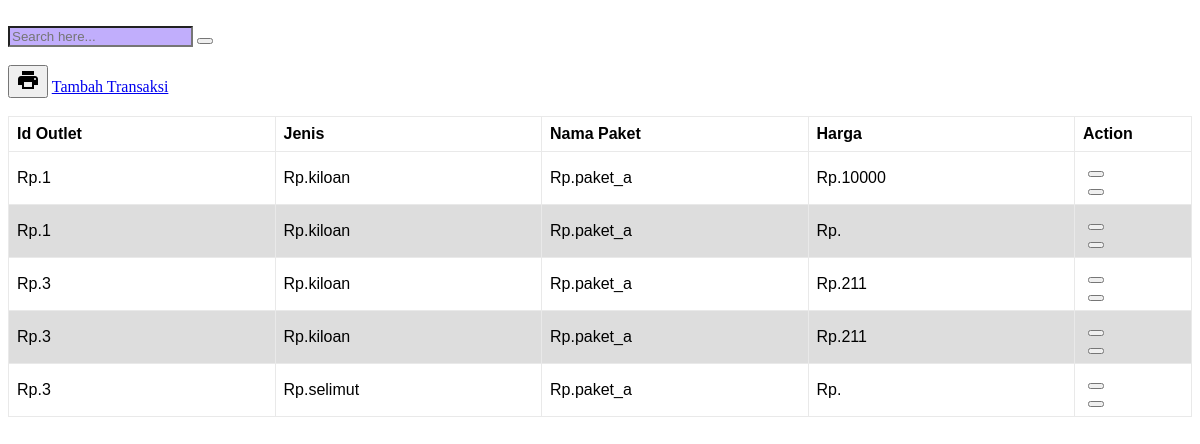
Screenshot of /admin/transaksi_list.php with the database file from the repository.
### tables this page shows
CREATE TABLE `transaksi` (
  `id_outlet` int(11) NOT NULL,
  `jenis` varchar(20) NOT NULL,
  `nama_paket` varchar(20) NOT NULL,
  `harga` varchar(20) NOT NULL
);

### admin/transaksi_list.php (the view, shortened to what this page needs)
<!DOCTYPE html>
<html lang="en">
<head>
    <?php
    include "../db/koneksi.php";
    ?>
</head>
<body>
    <form action="" method="post" style="width: 300px;">
        <div class="form-group">
            <input type="text" name="cari2" style="background-color: #C1AEFC;" placeholder="Search here...">
            <button class="btn" type="submit"><i class='bx bx-search-alt icon'></i> </button>
        </div>
    </form><br>
    <button class="btn btn-primary mx-2 mt-5" onclick="printDiv('print')" type="submit" data-toggle="print" data-placement="right" title="print"><span class="material-icons">print</span></button>
    <a href="index.php?admin=transaksi-add" class="btn btn-success"> Tambah Transaksi</a><br><br>
    <div class="container" id="print">
        <table class="table">
            <thead>
                <tr>
                    <th scope="col">Id Outlet</th>
                    <th scope="col">Jenis</th>
                    <th scope="col">Nama Paket</th>
                    <th scope="col">Harga</th>
                    <th scope="col">Action</th>
                </tr>
            </thead>
            <tbody>
                <?php
                $query = "SELECT * FROM transaksi";
                $select = $koneksi->query($query);
                while ($data = mysqli_fetch_array($select)) {
                ?>
                    <tr>
                        <td>Rp.<?php echo $data["id_outlet"] ?></td>
                        <td>Rp.<?php echo $data["jenis"] ?></td>
                        <td>Rp.<?php echo $data["nama_paket"] ?></td>
                        <td>Rp.<?php echo $data["harga"] ?></td>
                        <td><a href="index.php?admin=transaksi-edit&id=<?php echo $data['id_outlet'] ?>"><button type="submit" class="btn "><i class="bx bxs-edit icons"></i></button></a></br>
                            <a href="transaksi_delete.php?id=<?php echo $data['id_outlet'] ?>"><button type="submit" class="btn "><i class="bx bxs-trash icons"></i></button></a>
                        </td>
                    </tr>
                <?php
                }
                ?>
            </tbody>
        </table>
    </div>
</body>
</html>

### admin/transaksi_list.php (style rules this page uses)
table.table { table-layout: fixed; }
table.table tr th, table.table tr td { border-color: #e9e9e9; }
table.table th:last-child { width: 100px; }
table.table td a { cursor: pointer; display: inline-block; margin: 0 5px; min-width: 24px; }
table { font-family: arial, sans-serif; border-collapse: collapse; width: 100%; }
td, th { border: 1px solid #dddddd; text-align: left; padding: 8px; }
tr:nth-child(even) { background-color: #dddddd; }

### rows the page displays
transaksi: id_outlet "1", jenis "kiloan", nama_paket "paket_a", harga "10000"
transaksi: id_outlet "1", jenis "kiloan", nama_paket "paket_a"
transaksi: id_outlet "3", jenis "kiloan", nama_paket "paket_a", harga "211"
transaksi: id_outlet "3", jenis "kiloan", nama_paket "paket_a", harga "211"
transaksi: id_outlet "3", jenis "selimut", nama_paket "paket_a"
